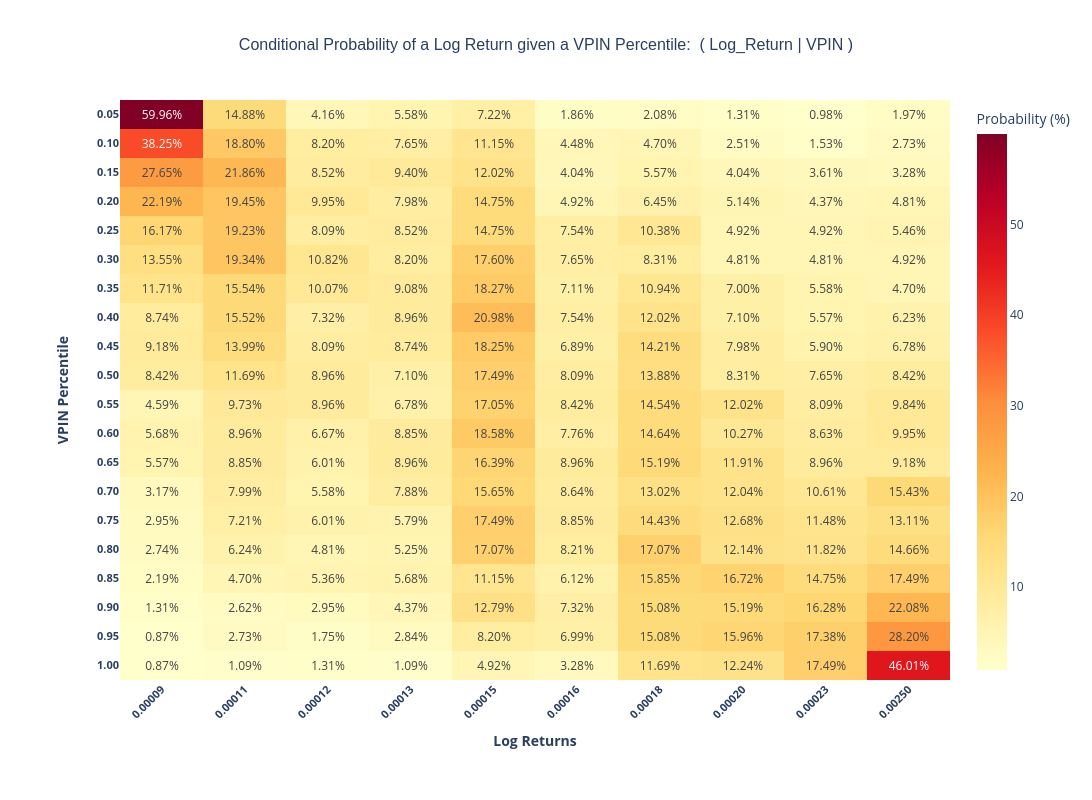

Write notebook code for a chart like this one.
### Markdown cell above
### Custom Bin Sizes / Labels

### Code cell
# Labels

x_labels = forward_cols2 #['10%', '25%', '50%', '75%'] 20
y_labels = forward_rows2 #['State A', 'State B', 'State C', 'State D', 'State E']

# Seaborn version
fig_sns, ax_sns = heatmap_seaborn(
    data=forward_matrix2,
    x_labels=x_labels,
    y_labels=y_labels,
    title='Conditional Probability: P(Column | Row)',
    decimals=2,
    figsize=(10, 8)
)
plt.show()

# Plotly version
fig_plotly2 = heatmap_plotly(
    data=forward_matrix2,
    x_labels=x_labels,
    y_labels=y_labels,
    title='Conditional Probability of a Log Return given a VPIN Percentile:  ( Log_Return | VPIN )',
    x_axis_title="Log Returns",
    y_axis_title="VPIN Percentile",
    decimals=2,
    width=1100,
    height=800
)

fig_plotly2.show()

### Figure 1 — Plotly figure (JSON) as saved in the notebook; plotly's stock layout.template omitted (floating-point values rounded to 4 significant figures; data arrays with more than 128 entries replaced by an {"elided": "..."} marker saying what was removed)
{"data": [{"colorbar": {"title": {"text": "Probability (%)"}}, "colorscale": [[0, "rgb(255,255,204)"], [0.125, "rgb(255,237,160)"], [0.25, "rgb(254,217,118)"], [0.375, "rgb(254,178,76)"], [0.5, "rgb(253,141,60)"], [0.625, "rgb(252,78,42)"], [0.75, "rgb(227,26,28)"], [0.875, "rgb(189,0,38)"], [1, "rgb(128,0,38)"]], "text": {"elided": "20x10 str values"}, "textfont": {"size": 12}, "texttemplate": "%{text}", "type": "heatmap", "x": ["0.00009", "0.00011", "0.00012", "0.00013", "0.00015", "0.00016", "0.00018", "0.00020", "0.00023", "0.00250"], "y": ["0.05", "0.10", "0.15", "0.20", "0.25", "0.30", "0.35", "0.40", "0.45", "0.50", "0.55", "0.60", "0.65", "0.70", "0.75", "0.80", "0.85", "0.90", "0.95", "1.00"], "z": {"elided": "20x10 float values"}}], "layout": {"height": 800, "margin": {"b": 120, "l": 120, "r": 100, "t": 100}, "title": {"font": {"family": "Arial, sans-serif", "size": 16}, "text": "Conditional Probability of a Log Return given a VPIN Percentile:  ( Log_Return | VPIN )", "x": 0.5, "xanchor": "center"}, "width": 1100, "xaxis": {"side": "bottom", "tickangle": -45, "tickfont": {"size": 11, "weight": "bold"}, "title": {"font": {"size": 14, "weight": "bold"}, "text": "Log Returns"}}, "yaxis": {"autorange": "reversed", "tickfont": {"size": 11, "weight": "bold"}, "title": {"font": {"size": 14, "weight": "bold"}, "standoff": 25, "text": "VPIN Percentile"}}}}
